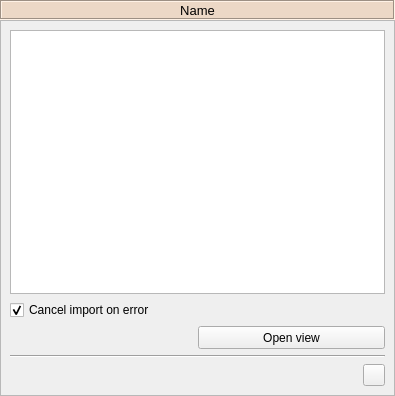
<?xml version="1.0" encoding="UTF-8"?>
<!--
######################################################################################################################
# Copyright (C) 2017-2020 Spine project consortium
# This file is part of Spine Toolbox.
# Spine Toolbox is free software: you can redistribute it and\/or modify it under the terms of the GNU Lesser General
# Public License as published by the Free Software Foundation, either version 3 of the License, or (at your option)
# any later version. This program is distributed in the hope that it will be useful, but WITHOUT ANY WARRANTY;
# without even the implied warranty of MERCHANTABILITY or FITNESS FOR A PARTICULAR PURPOSE. See the GNU Lesser General
# Public License for more details. You should have received a copy of the GNU Lesser General Public License along with
# this program. If not, see <http:\/\/www.gnu.org\/licenses\/>.
######################################################################################################################
-->
<ui version="4.0">
 <class>Form</class>
 <widget class="QWidget" name="Form">
  <property name="geometry">
   <rect>
    <x>0</x>
    <y>0</y>
    <width>395</width>
    <height>396</height>
   </rect>
  </property>
  <property name="windowTitle">
   <string>Form</string>
  </property>
  <layout class="QVBoxLayout" name="verticalLayout">
   <property name="spacing">
    <number>0</number>
   </property>
   <property name="leftMargin">
    <number>0</number>
   </property>
   <property name="topMargin">
    <number>0</number>
   </property>
   <property name="rightMargin">
    <number>0</number>
   </property>
   <property name="bottomMargin">
    <number>0</number>
   </property>
   <item>
    <widget class="QLabel" name="label_view_name">
     <property name="sizePolicy">
      <sizepolicy hsizetype="Preferred" vsizetype="Fixed">
       <horstretch>0</horstretch>
       <verstretch>0</verstretch>
      </sizepolicy>
     </property>
     <property name="minimumSize">
      <size>
       <width>0</width>
       <height>20</height>
      </size>
     </property>
     <property name="maximumSize">
      <size>
       <width>16777215</width>
       <height>20</height>
      </size>
     </property>
     <property name="font">
      <font>
       <pointsize>10</pointsize>
       <weight>50</weight>
       <bold>false</bold>
      </font>
     </property>
     <property name="styleSheet">
      <string notr="true">background-color: #ecd8c6;</string>
     </property>
     <property name="frameShape">
      <enum>QFrame::Box</enum>
     </property>
     <property name="frameShadow">
      <enum>QFrame::Sunken</enum>
     </property>
     <property name="text">
      <string>Name</string>
     </property>
     <property name="alignment">
      <set>Qt::AlignCenter</set>
     </property>
     <property name="wordWrap">
      <bool>true</bool>
     </property>
    </widget>
   </item>
   <item>
    <widget class="QScrollArea" name="scrollArea_4">
     <property name="widgetResizable">
      <bool>true</bool>
     </property>
     <widget class="QWidget" name="scrollAreaWidgetContents_4">
      <property name="geometry">
       <rect>
        <x>0</x>
        <y>0</y>
        <width>393</width>
        <height>374</height>
       </rect>
      </property>
      <layout class="QVBoxLayout" name="verticalLayout_18">
       <item>
        <widget class="ReferencesTreeView" name="treeView_view">
         <property name="font">
          <font>
           <pointsize>10</pointsize>
          </font>
         </property>
         <property name="contextMenuPolicy">
          <enum>Qt::CustomContextMenu</enum>
         </property>
         <property name="acceptDrops">
          <bool>true</bool>
         </property>
         <property name="selectionMode">
          <enum>QAbstractItemView::ExtendedSelection</enum>
         </property>
         <property name="textElideMode">
          <enum>Qt::ElideLeft</enum>
         </property>
         <property name="rootIsDecorated">
          <bool>false</bool>
         </property>
        </widget>
       </item>
       <item>
        <widget class="QCheckBox" name="cancel_on_error_checkBox">
         <property name="toolTip">
          <string>If there are any errors when trying to import data cancel the whole import.</string>
         </property>
         <property name="text">
          <string>Cancel import on error</string>
         </property>
         <property name="checked">
          <bool>true</bool>
         </property>
        </widget>
       </item>
       <item>
        <layout class="QHBoxLayout" name="horizontalLayout_8" stretch="0,0">
         <property name="spacing">
          <number>6</number>
         </property>
         <item>
          <spacer name="horizontalSpacer_9">
           <property name="orientation">
            <enum>Qt::Horizontal</enum>
           </property>
           <property name="sizeHint" stdset="0">
            <size>
             <width>40</width>
             <height>20</height>
            </size>
           </property>
          </spacer>
         </item>
         <item>
          <widget class="QPushButton" name="pushButton_view_open_ds_view">
           <property name="sizePolicy">
            <sizepolicy hsizetype="MinimumExpanding" vsizetype="Fixed">
             <horstretch>0</horstretch>
             <verstretch>0</verstretch>
            </sizepolicy>
           </property>
           <property name="minimumSize">
            <size>
             <width>75</width>
             <height>23</height>
            </size>
           </property>
           <property name="maximumSize">
            <size>
             <width>16777215</width>
             <height>23</height>
            </size>
           </property>
           <property name="toolTip">
            <string>&lt;html&gt;&lt;head/&gt;&lt;body&gt;&lt;p&gt;Open Data store view for selected db references&lt;/p&gt;&lt;/body&gt;&lt;/html&gt;</string>
           </property>
           <property name="text">
            <string>Open view</string>
           </property>
          </widget>
         </item>
        </layout>
       </item>
       <item>
        <widget class="Line" name="line_5">
         <property name="orientation">
          <enum>Qt::Horizontal</enum>
         </property>
        </widget>
       </item>
       <item>
        <layout class="QHBoxLayout" name="horizontalLayout_16">
         <item>
          <spacer name="horizontalSpacer_12">
           <property name="orientation">
            <enum>Qt::Horizontal</enum>
           </property>
           <property name="sizeHint" stdset="0">
            <size>
             <width>40</width>
             <height>20</height>
            </size>
           </property>
          </spacer>
         </item>
         <item>
          <widget class="QToolButton" name="toolButton_view_open_dir">
           <property name="minimumSize">
            <size>
             <width>22</width>
             <height>22</height>
            </size>
           </property>
           <property name="maximumSize">
            <size>
             <width>22</width>
             <height>22</height>
            </size>
           </property>
           <property name="toolTip">
            <string>&lt;html&gt;&lt;head/&gt;&lt;body&gt;&lt;p&gt;Open this View's project directory in file browser&lt;/p&gt;&lt;/body&gt;&lt;/html&gt;</string>
           </property>
           <property name="icon">
            <iconset resource="../../../ui/resources/resources_icons.qrc">
             <normaloff>:/icons/menu_icons/folder-open-solid.svg</normaloff>:/icons/menu_icons/folder-open-solid.svg</iconset>
           </property>
          </widget>
         </item>
        </layout>
       </item>
      </layout>
     </widget>
    </widget>
   </item>
  </layout>
 </widget>
 <customwidgets>
  <customwidget>
   <class>ReferencesTreeView</class>
   <extends>QTreeView</extends>
   <header>spinetoolbox/widgets/custom_qtreeview.h</header>
  </customwidget>
 </customwidgets>
 <resources>
  <include location="../../../ui/resources/resources_icons.qrc"/>
 </resources>
 <connections/>
</ui>
